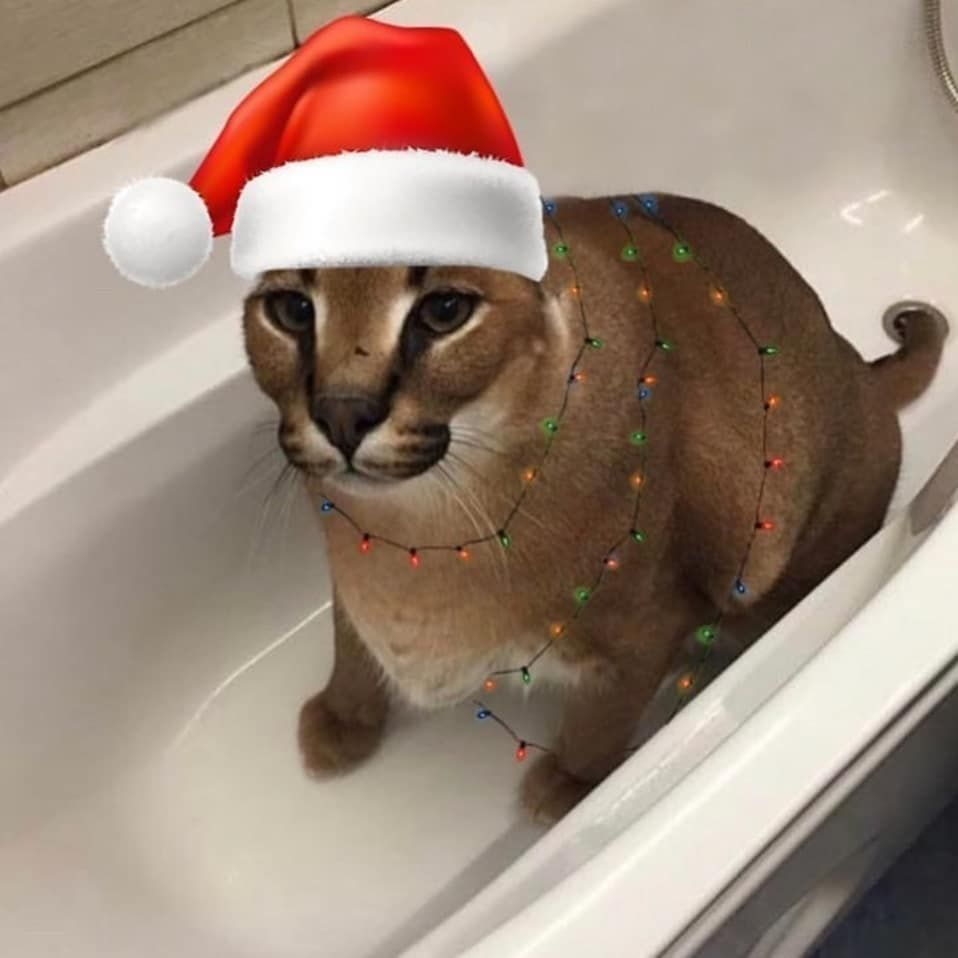
#> input picture images/9.png, 958 x 958 px
$ python flouv2clean.py
#> lines starting #> are read from the running program, lines starting #| are printed output that depends on the picture
from PIL import Image, ImageFilter
import statistics
# NE FONCTIONERA PAS AVEC UNE IMAGE JPEG
# CREE UNE IMAGE FLOUTÉE E FAISANT LA MOYENNE DES PIXELKS ENVIRONNNANTS

image = Image.open('images/9.png')
#> image is the input picture: PIL image 958x958 RGB; mean R, G, B 156.7, 136.7, 122.5
taille_init = (image.width,image.height)
#> taille_init = (958, 958)

def flou(image,rayon):
    '''
    pixels = nombre de pixels en longeur et largeur
    img(png), int(pixels) -> img(png, floutée)
    fait pour chaque pixel la moyene du pixel et de celle des 8 pixels avoisinants
    '''
#> called with rayon = 8
    #taille_ini = (image.width,image.height)
    rgb_im = image.convert('RGB') # on coverti en RGB pour maipuler les composantes vertes, rouges et blueus
    rgb_im_final = rgb_im.copy() # on crée une image qui sera modifiée ; l'autre initiale est utilisée comme guide

    moyenne_R = 0
    moyenne_G = 0
    moyenne_V = 0

    for x in range(rayon,image.width-(rayon+1)):
        for y in range(rayon,image.height-(rayon+1)):

    # ------------------------PARTIE PARCOURS --------------------------------------------------------

    # PARCOUR DE CHAQUE PIXEL : AMBIGUITÉ  : PREND ON LE MOYENNE DE CHAQUE PIXEL OU E FAISANT UN SAUT DE CARRÉ POUR ÉVITER DE FAIRE LA MOYENNE D PIXELS PLUSIEURS FOIS ?
            liste_rgb = [0,0,0]
            comptage = 0
            for voisin_x in range(x-rayon,x+(rayon),rayon):
                for voisin_y in range(y-rayon,y+(rayon),rayon):
                    r, g, b = rgb_im.getpixel((voisin_x,voisin_y))
                    liste_rgb[0] += r
                    liste_rgb[1] += g
                    liste_rgb[2] += b
                    comptage += 1

            # on obtient une liste de 9 élements(chaque element ayant une composante RGB)

            # ------------------------PARTIE MOYENNE DE CHAQUE COMPOSANNT ----------------------------
            moyenne = [round((liste_rgb[i])/comptage) for i in range(3)]
            '''
            moyenne_R = round(liste_rgb[0] / comptage)
            moyenne_G = round(liste_rgb[1] / comptage)
            moyenne_V = round(liste_rgb[2] / comptage)
            '''
            # ----------------------------------------------------------------------------------------
            #print('moyennnes de chaque 9 pixel',moyennes)

            rgb_im_final.putpixel((x, y), (moyenne[0],moyenne[1],moyenne[2]))
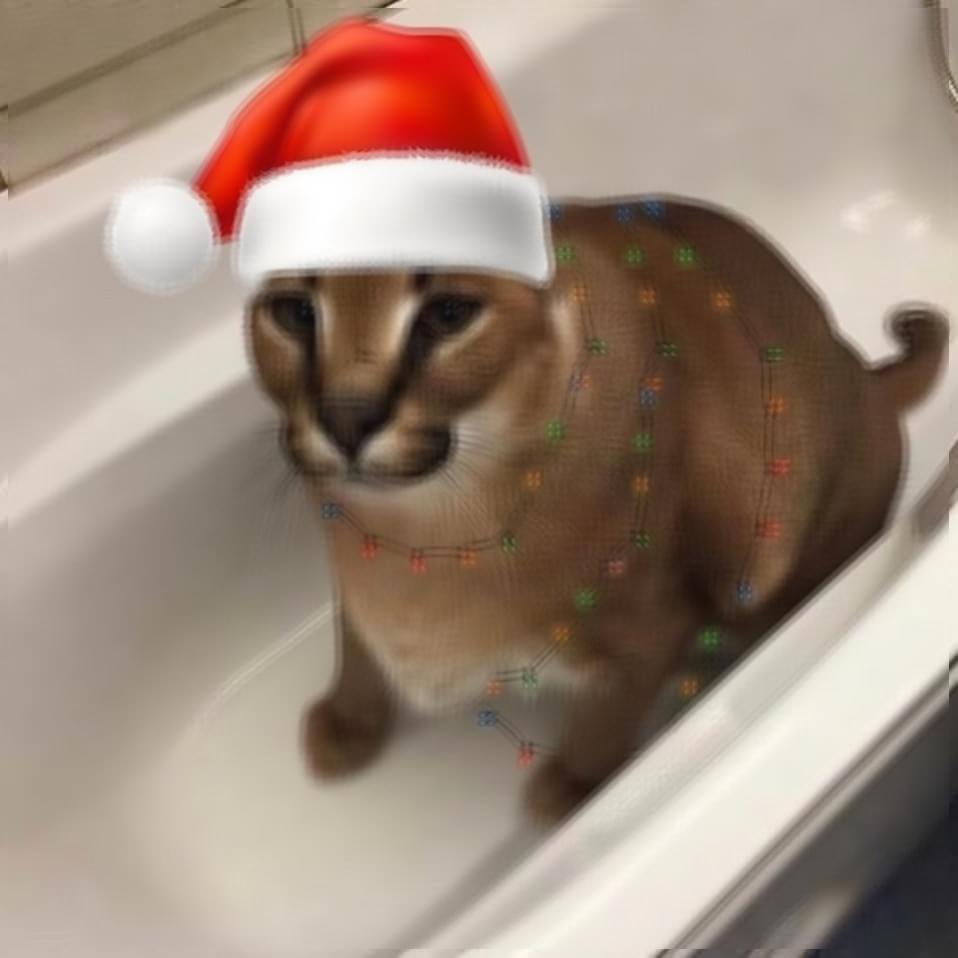
#> rgb_im_final: PIL image 958x958 RGB; mean R, G, B 156.8, 136.8, 122.5

    rgb_im_final.show()
    rgb_im.show()


flou(image,8)

# CETTE FONCTION ABOUTIE A FAIRE LE FILTRE BOXBLUR DE LA LIBRAIRIE PIL

# Opens a image in RGB mode
im = Image.open('images/6.png')
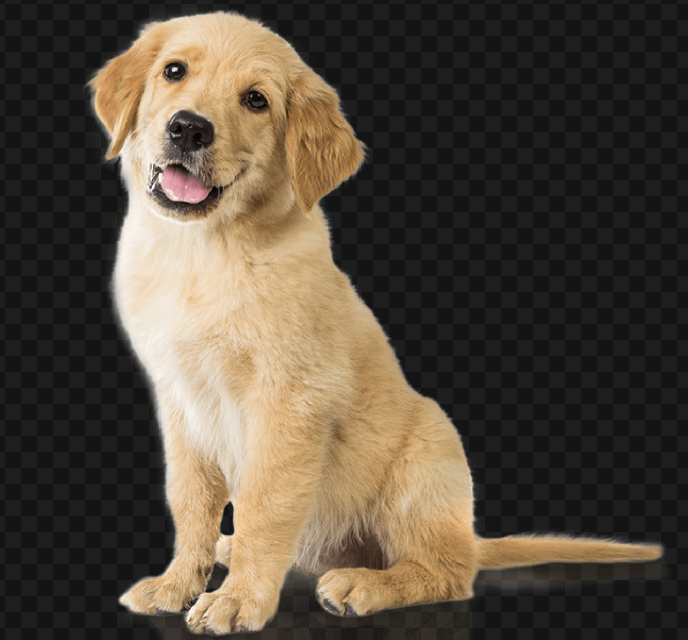
#> input picture images/6.png, 688 x 640 px
#> im is the input picture: PIL image 688x640 RGBA; mean R, G, B, A 86.2, 75.7, 62.4, 255

# Blurring the image
im1 = im.filter(ImageFilter.BoxBlur(4))
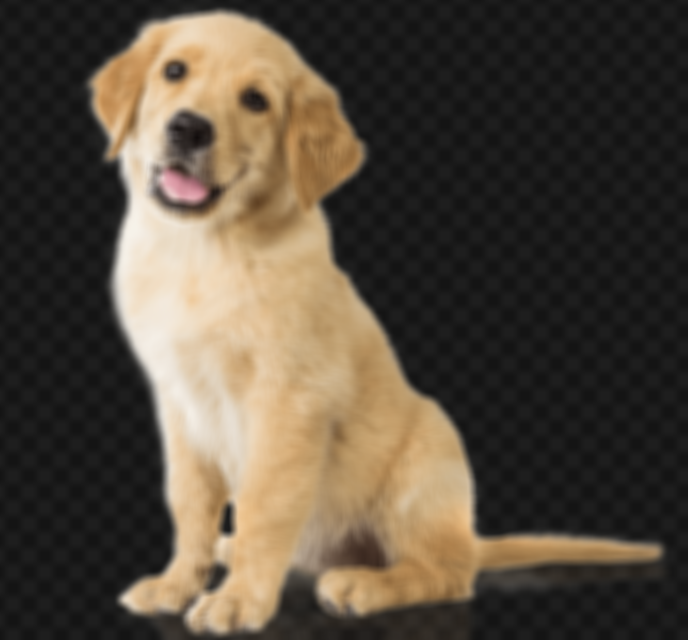
#> im1: PIL image 688x640 RGBA; mean R, G, B, A 86.2, 75.7, 62.4, 255

# Shows the image in image viewer
im1.show()
